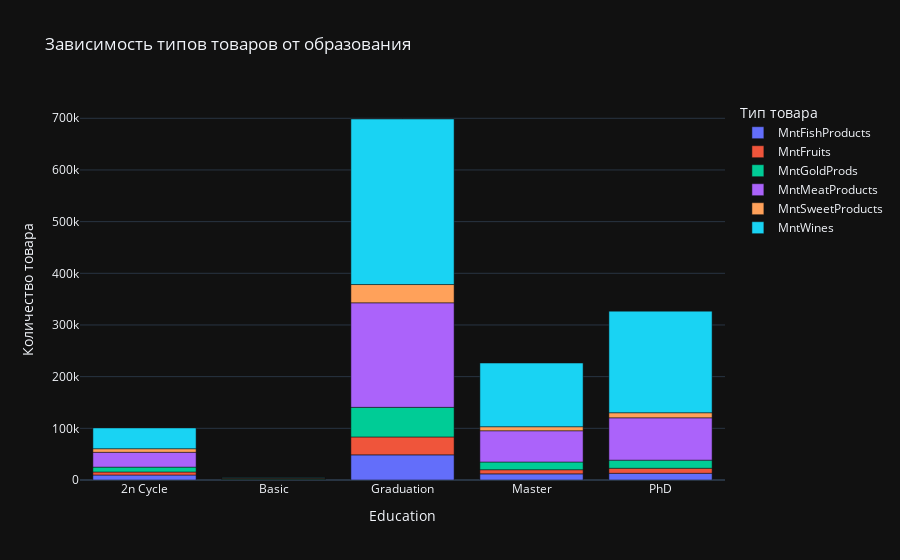

The code cell stored with this chart in its notebook:
### Code cell
product_columns = ['MntWines', 'MntFruits', 'MntMeatProducts', 'MntFishProducts', 'MntSweetProducts', 'MntGoldProds']

melted_df = df.melt(id_vars='Education', value_vars=product_columns, var_name='Product', value_name='Quantity')

grouped_df = melted_df.groupby(['Education', 'Product'])['Quantity'].sum().reset_index()

fig = px.bar(grouped_df, x='Education', y='Quantity', color='Product', 
             title="Зависимость типов товаров от образования",
             labels={'Quantity':'Количество товара', 'Product':'Тип товара'})

fig.show()

### Figure 1 — Plotly figure (JSON) as saved in the notebook; plotly's stock layout.template omitted (floating-point values rounded to 4 significant figures)
{"data": [{"alignmentgroup": "True", "hovertemplate": "Тип товара=MntFishProducts<br>Education=%{x}<br>Количество товара=%{y}<extra></extra>", "legendgroup": "MntFishProducts", "marker": {"color": "#636efa", "pattern": {"shape": ""}}, "name": "MntFishProducts", "offsetgroup": "MntFishProducts", "orientation": "v", "showlegend": true, "textposition": "auto", "x": ["2n Cycle", "Basic", "Graduation", "Master", "PhD"], "xaxis": "x", "y": [9639, 921, 48630, 11877, 12990], "yaxis": "y", "type": "bar"}, {"alignmentgroup": "True", "hovertemplate": "Тип товара=MntFruits<br>Education=%{x}<br>Количество товара=%{y}<extra></extra>", "legendgroup": "MntFruits", "marker": {"color": "#EF553B", "pattern": {"shape": ""}}, "name": "MntFruits", "offsetgroup": "MntFruits", "orientation": "v", "showlegend": true, "textposition": "auto", "x": ["2n Cycle", "Basic", "Graduation", "Master", "PhD"], "xaxis": "x", "y": [5878, 600, 34683, 8012, 9744], "yaxis": "y", "type": "bar"}, {"alignmentgroup": "True", "hovertemplate": "Тип товара=MntGoldProds<br>Education=%{x}<br>Количество товара=%{y}<extra></extra>", "legendgroup": "MntGoldProds", "marker": {"color": "#00cc96", "pattern": {"shape": ""}}, "name": "MntGoldProds", "offsetgroup": "MntGoldProds", "orientation": "v", "showlegend": true, "textposition": "auto", "x": ["2n Cycle", "Basic", "Graduation", "Master", "PhD"], "xaxis": "x", "y": [9419, 1233, 57307, 14947, 15703], "yaxis": "y", "type": "bar"}, {"alignmentgroup": "True", "hovertemplate": "Тип товара=MntMeatProducts<br>Education=%{x}<br>Количество товара=%{y}<extra></extra>", "legendgroup": "MntMeatProducts", "marker": {"color": "#ab63fa", "pattern": {"shape": ""}}, "name": "MntMeatProducts", "offsetgroup": "MntMeatProducts", "orientation": "v", "showlegend": true, "textposition": "auto", "x": ["2n Cycle", "Basic", "Graduation", "Master", "PhD"], "xaxis": "x", "y": [28675, 618, 202284, 60450, 81941], "yaxis": "y", "type": "bar"}, {"alignmentgroup": "True", "hovertemplate": "Тип товара=MntSweetProducts<br>Education=%{x}<br>Количество товара=%{y}<extra></extra>", "legendgroup": "MntSweetProducts", "marker": {"color": "#FFA15A", "pattern": {"shape": ""}}, "name": "MntSweetProducts", "offsetgroup": "MntSweetProducts", "orientation": "v", "showlegend": true, "textposition": "auto", "x": ["2n Cycle", "Basic", "Graduation", "Master", "PhD"], "xaxis": "x", "y": [6953, 654, 35351, 7835, 9828], "yaxis": "y", "type": "bar"}, {"alignmentgroup": "True", "hovertemplate": "Тип товара=MntWines<br>Education=%{x}<br>Количество товара=%{y}<extra></extra>", "legendgroup": "MntWines", "marker": {"color": "#19d3f3", "pattern": {"shape": ""}}, "name": "MntWines", "offsetgroup": "MntWines", "orientation": "v", "showlegend": true, "textposition": "auto", "x": ["2n Cycle", "Basic", "Graduation", "Master", "PhD"], "xaxis": "x", "y": [40231, 391, 320371, 123238, 196585], "yaxis": "y", "type": "bar"}], "layout": {"xaxis": {"anchor": "y", "domain": [0.0, 1.0], "title": {"text": "Education"}}, "yaxis": {"anchor": "x", "domain": [0.0, 1.0], "title": {"text": "Количество товара"}}, "legend": {"title": {"text": "Тип товара"}, "tracegroupgap": 0}, "title": {"text": "Зависимость типов товаров от образования"}, "barmode": "relative"}}
